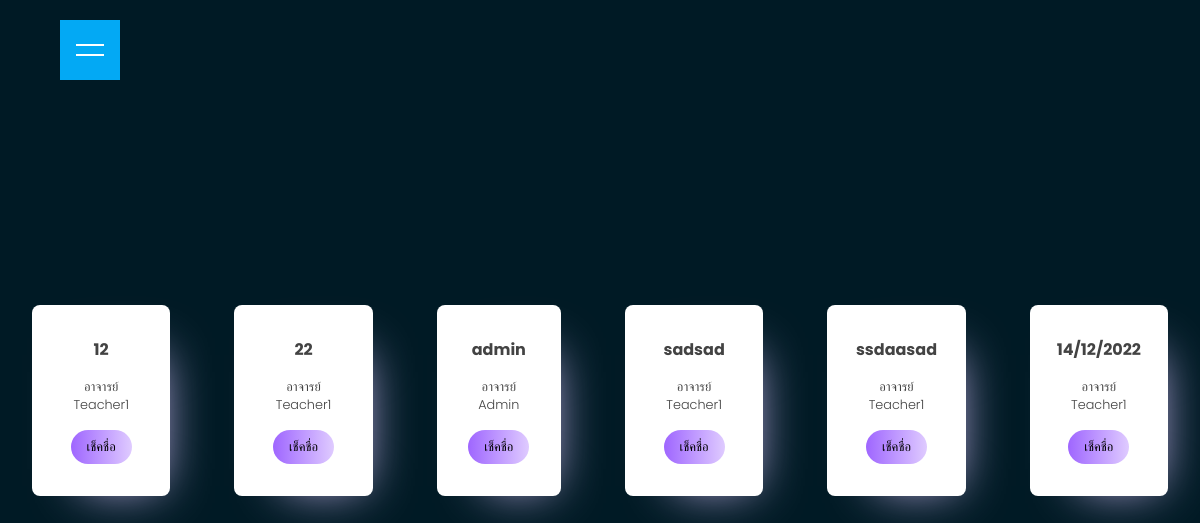
The page /student-home.php on the database as committed earlier.
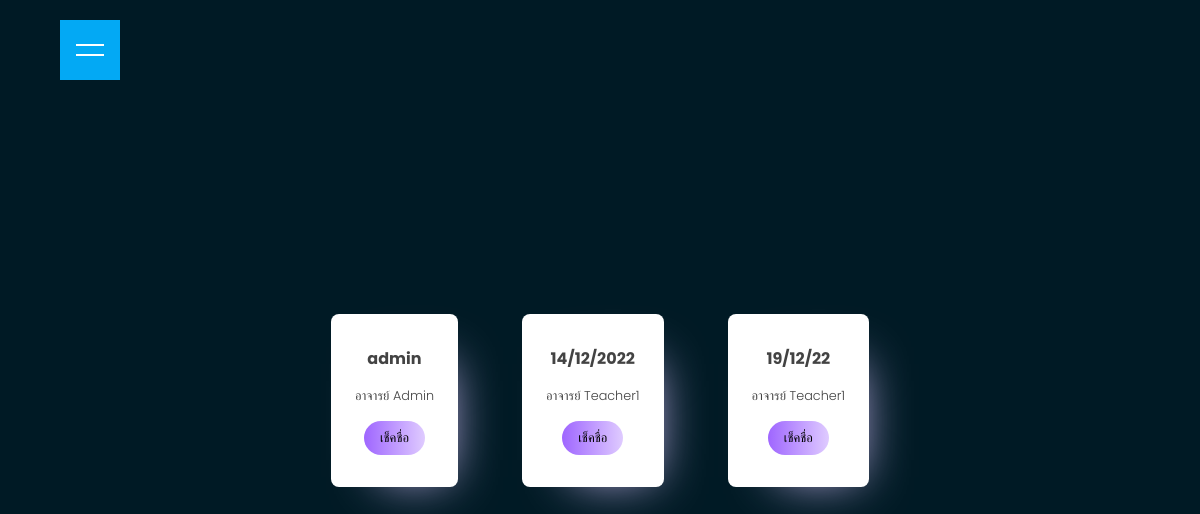
The same page on the database as committed later.
### tables this page shows
CREATE TABLE `room` (
  `r_id` int(11) NOT NULL,
  `r_code` varchar(6) NOT NULL,
  `r_name` varchar(100) NOT NULL,
  `r_time` datetime NOT NULL,
  `r_latitude` varchar(10) NOT NULL,
  `r_longitude` varchar(10) NOT NULL,
  `r_teacher` varchar(25) NOT NULL
);

### student-home.php (the view, shortened to what this page needs)
<?php
 require_once("conn.inc.php");
?>
<!DOCTYPE html>
<html lang="en">
<head>
    <link href="style-student-home.css" rel="stylesheet">
    <link href="home-style.css" rel="stylesheet">
</head>
<body>
<div id="toggle"></div>
<?php
$currentDate = new DateTime();
$currentDate->setTimezone(new DateTimeZone('Asia/Bangkok'));
$sql = "select * from room";
$result = mysqli_query($conn, $sql) or die (mysqli_error($conn));
    while ($row = mysqli_fetch_array($result)) :
?>
  <main class="card">
    <div class="row">
    <section class="card กลุ่ม1">
<h3><?php echo $row['r_name'] ?></h3>
    <span>อาจารย์ <?php echo $row['r_teacher'] ?></span>
    <a href="student-home.php?check=<?php echo $row['r_code'];?>&time=<?php echo $currentDate->format('Y/m/d H:i:s')?>">
    <button type="submit">เช็คชื่อ</button></a>
</section>
</div>
  </main>
<?php endwhile; ?>
</body>
</html>

### style-student-home.css (style rules this page uses)
* { margin: 0; padding: 0; box-sizing: border-box; font-family: "Poppins", sans-serif; }
body { background: #001a25; height: 100vh; width: 100%; display: flex; justify-content: center; align-items: center; color: #434343; font-size: 16px; }
main.card { display: flex; padding: 32px; }
main.card section.card { display: flex; flex-direction: column; align-items: center; text-align: center; background: white; padding: 1rem 1.5rem; border-radius: 8px; max-height: 468; margin-left: 32px; }
main.card section.card:first-child { margin-left: 0; }
main.card section.card h3 { font-size: 100%; margin: 16px 0; }
main.card section.card span { font-weight: 300; max-width: 240px; font-size: 80%; margin-bottom: 16px; }
main.card section.card button { padding: 0.5rem 1rem; text-transform: uppercase; border-radius: 32px; border: 0; cursor: pointer; font-size: 80%; font-weight: 500; color: #000; margin-bottom: 16px; }
main.card section.card.กลุ่ม1 button { background: linear-gradient(to right, #9F66FF, #DFCBFF); }
main.card section.card.กลุ่ม1 { box-shadow: 20px 20px 50px -30px #dbc4ff; }

### home-style.css (style rules this page uses)
* { margin: 0; padding: 0; box-sizing: border-box; font-family: 'Poppins', sans-serif; }
body { background: #001a25; }
#toggle { position: fixed; top: 20px; left: 60px; width: 60px; height: 60px; background: #03a9f4; cursor: pointer; display: flex; justify-content: center; align-items: center; }
#toggle::before { content: ''; position: absolute; width: 28px; height: 2px; background: #fff; transform: translateY(-5px); transition: 0.2s; }
#toggle::after { content: ''; position: absolute; width: 28px; height: 2px; background: #fff; transform: translateY(5px); transition: 0.2s; }

Rows that differ between the two databases and show on the page:
removed room: r_name "12", r_teacher "Teacher1"
removed room: r_name "22", r_teacher "Teacher1"
removed room: r_name "sadsad", r_teacher "Teacher1"
removed room: r_name "ssdaasad", r_teacher "Teacher1"
added room: r_name "19/12/22", r_teacher "Teacher1"
